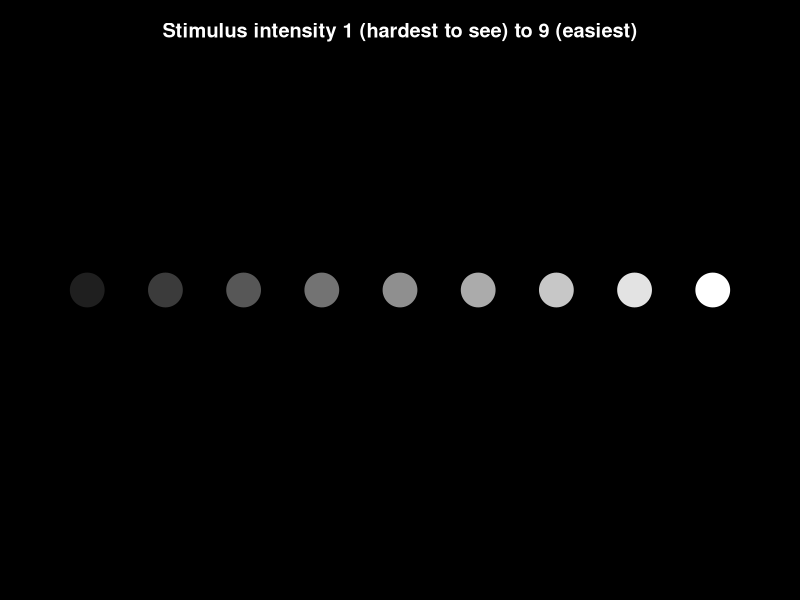
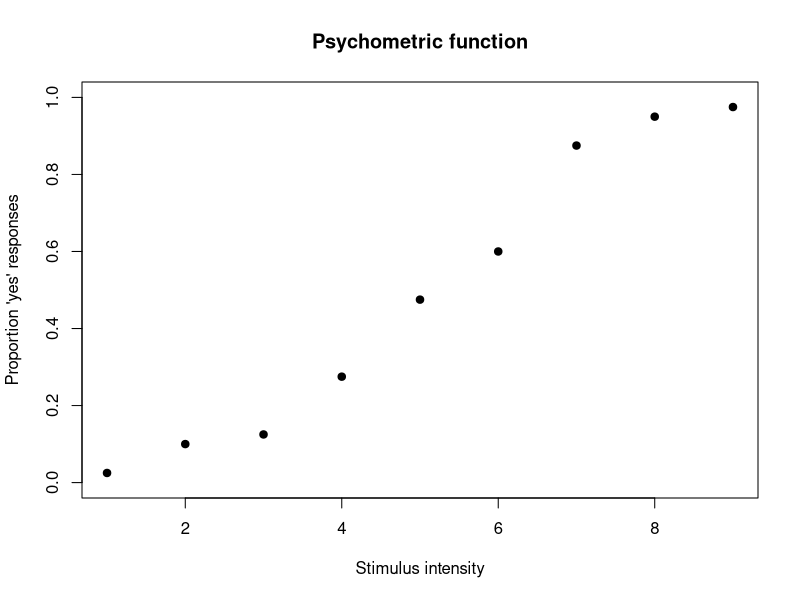
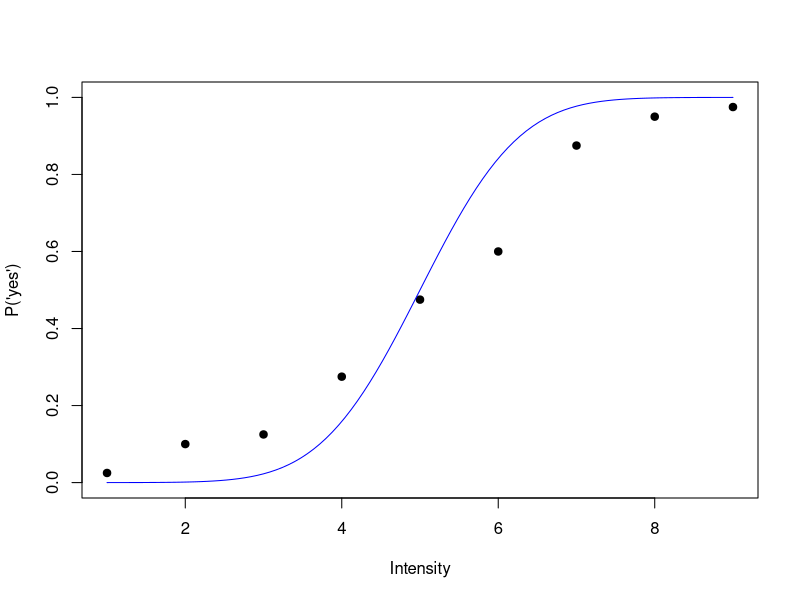
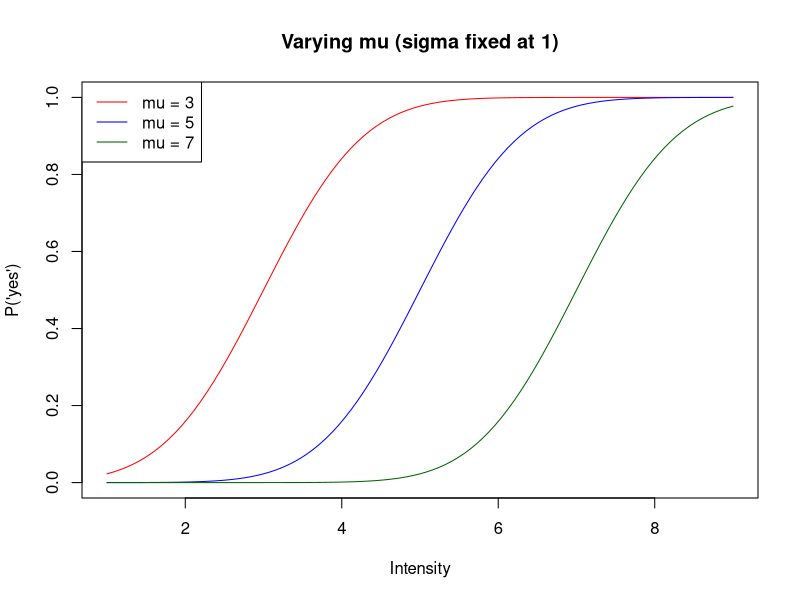
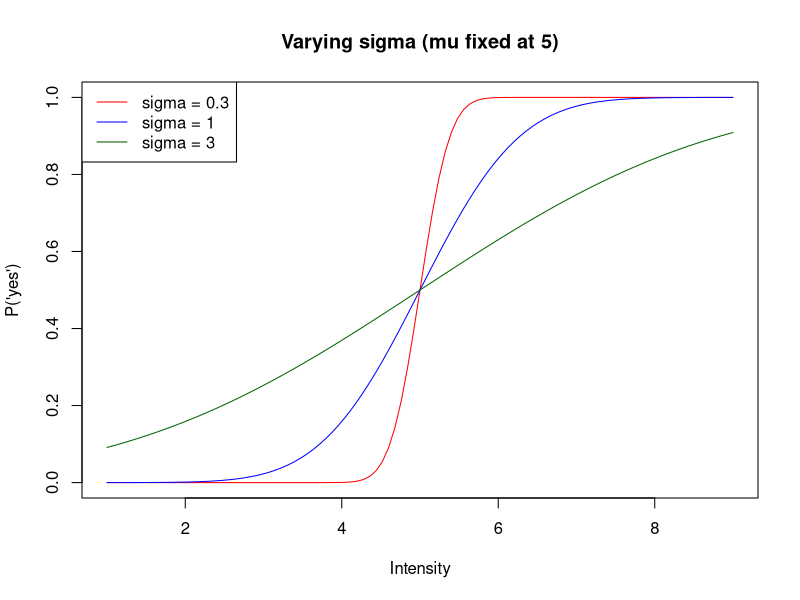
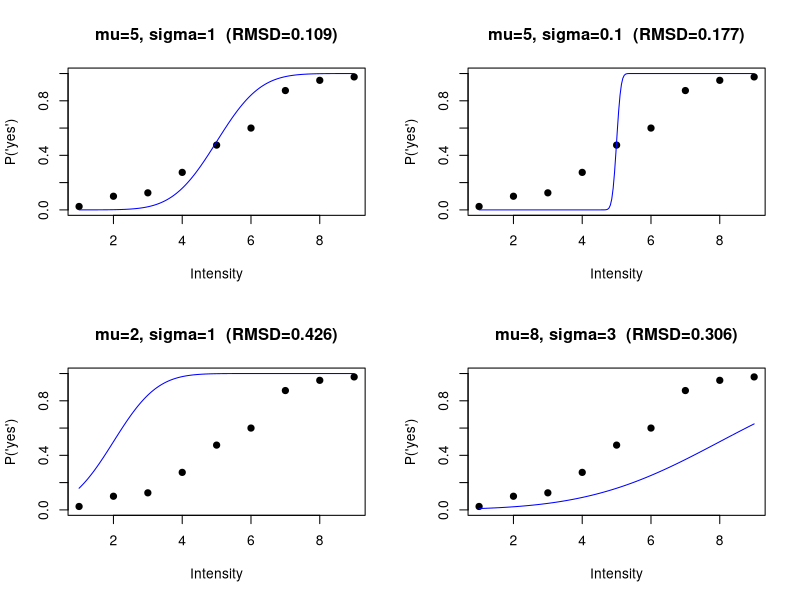

Write R code to recreate these figures, in order. (Note: this script raises an error after producing the figures.)
## ---- chunk 1
old_par <- par(bg = "black", mar = c(4, 1, 3, 1))
plot(1, type = "n", xlim = c(0.5, 9.5), ylim = c(0, 2), axes = FALSE,
     xlab = "", ylab = "", main = "")
title("Stimulus intensity 1 (hardest to see) to 9 (easiest)", col.main = "white")
intensities <- 1:9
brightness <- seq(0.12, 1, length.out = 9)
for (i in seq_along(intensities)) {
  points(intensities[i], 1, pch = 19, cex = 4.5, col = gray(brightness[i]))
}
par(old_par)
## ---- chunk 2
intensity <- 1:9
n_trials <- rep(40, 9)
n_yes <- c(1, 4, 5, 11, 19, 24, 35, 38, 39)
prop_yes <- n_yes / n_trials

data <- data.frame(intensity, n_yes, n_trials, prop_yes)
data
## ---- chunk 3
plot(data$intensity, data$prop_yes, pch = 19,
     xlab = "Stimulus intensity",
     ylab = "Proportion 'yes' responses",
     ylim = c(0, 1), main = "Psychometric function")
## ---- chunk 4
psychometric_model <- function(mu, sigma, x) {
  pnorm(x, mean = mu, sd = sigma)
}
## ---- chunk 5
plot(data$intensity, data$prop_yes, pch = 19, ylim = c(0, 1),
     xlab = "Intensity", ylab = "P('yes')")
curve(psychometric_model(5, 1, x), add = TRUE, col = "blue")
## ---- chunk 6
psychometric_model_explicit <- function(mu, sigma, x) {
  z <- (x - mu) / sigma
  1 / (1 + exp(-1.702 * z))
}

# these should be very close, though not exact -- this is an approximation
psychometric_model(5, 1, c(3, 5, 7))
psychometric_model_explicit(5, 1, c(3, 5, 7))
## ---- chunk 7
weibull_cdf <- function(x, alpha, beta) {
  y <- rep(0, length(x))
  valid <- x >= 0
  y[valid] <- 1 - exp(-(x[valid] / alpha)^beta)
  y
}
## ---- chunk 8
curve(psychometric_model(3, 1, x), from = 1, to = 9, ylim = c(0, 1), col = "red",
      xlab = "Intensity", ylab = "P('yes')", main = "Varying mu (sigma fixed at 1)")
curve(psychometric_model(5, 1, x), add = TRUE, col = "blue")
curve(psychometric_model(7, 1, x), add = TRUE, col = "darkgreen")
legend("topleft", legend = c("mu = 3", "mu = 5", "mu = 7"),
       col = c("red", "blue", "darkgreen"), lty = 1)
## ---- chunk 9
curve(psychometric_model(5, 0.3, x), from = 1, to = 9, ylim = c(0, 1), col = "red",
      xlab = "Intensity", ylab = "P('yes')", main = "Varying sigma (mu fixed at 5)")
curve(psychometric_model(5, 1, x), add = TRUE, col = "blue")
curve(psychometric_model(5, 3, x), add = TRUE, col = "darkgreen")
legend("topleft", legend = c("sigma = 0.3", "sigma = 1", "sigma = 3"),
       col = c("red", "blue", "darkgreen"), lty = 1)
## ---- chunk 10
rmsd <- function(params, data) {
  mu <- params[1]
  sigma <- params[2]
  predicted <- psychometric_model(mu, sigma, data$intensity)
  sqrt(mean((data$prop_yes - predicted)^2))
}

rmsd(c(3, 0.5), data)   # a bad-ish guess
rmsd(c(5, 1), data)     # a better guess
## ---- chunk 11
#| fig-width: 10
#| fig-height: 8
candidates <- list(c(mu = 5, sigma = 1), c(mu = 5, sigma = 0.1),
                    c(mu = 2, sigma = 1), c(mu = 8, sigma = 3))

par(mfrow = c(2, 2))
for (cand in candidates) {
  pred_curve <- psychometric_model(cand["mu"], cand["sigma"], seq(1, 9, length.out = 200))
  r <- round(rmsd(cand, data), 3)
  plot(data$intensity, data$prop_yes, pch = 19, ylim = c(0, 1),
       xlab = "Intensity", ylab = "P('yes')",
       main = paste0("mu=", cand["mu"], ", sigma=", cand["sigma"], "  (RMSD=", r, ")"))
  lines(seq(1, 9, length.out = 200), pred_curve, col = "blue")
}
par(mfrow = c(1, 1))
## ---- chunk 12
#| echo: false
ojs_define(data_ojs = data)
## ---- chunk 13
mu_vals <- seq(1, 9, length.out = 100)
sigma_vals <- seq(0.1, 3, length.out = 100)
grid <- expand.grid(mu = mu_vals, sigma = sigma_vals)

grid$rmsd <- apply(grid, 1, function(row) rmsd(row, data))

dim(grid)
head(grid, 10)
## ---- chunk 14
best <- grid[which.min(grid$rmsd), ]
best
## ---- chunk 15
library(lattice)
levelplot(rmsd ~ mu * sigma, data = grid,
          main = "RMSD across parameter combinations",
          xlab = "mu (threshold)", ylab = "sigma (spread)")
## ---- chunk 16
bowl <- function(p) (p[1] - 5)^2 + (p[2] - 1)^2

triangle <- rbind(c(1, 3), c(2, 3.5), c(1.5, 4))
n_steps <- 7
triangle_history <- vector("list", n_steps)
triangle_history[[1]] <- triangle

for (step in 2:n_steps) {
  costs <- apply(triangle, 1, bowl)
  worst <- which.max(costs)
  centroid <- colMeans(triangle[-worst, , drop = FALSE])
  triangle[worst, ] <- centroid + (centroid - triangle[worst, ])
  triangle_history[[step]] <- triangle
}

xg <- seq(-2, 10, length.out = 100)
yg <- seq(-2, 6, length.out = 100)
zg <- outer(xg, yg, function(x, y) (x - 5)^2 + (y - 1)^2)
contour(xg, yg, zg, xlab = "mu", ylab = "sigma",
        main = "A simplex tumbling downhill (simulated)")

step_colors <- colorRampPalette(c("black", "red"))(n_steps)
for (step in 1:n_steps) {
  tri <- triangle_history[[step]]
  polygon(tri[, 1], tri[, 2], border = step_colors[step], lwd = 2)
}
legend("topright", legend = c("Step 1 (black)", paste0("Step ", n_steps, " (red)")),
       col = c("black", "red"), lty = 1, lwd = 2)
## ---- chunk 17
fit_rmsd <- optim(par = c(mu = 4, sigma = 0.5), fn = rmsd, data = data)
fit_rmsd$par
fit_rmsd$value
## ---- chunk 18
toy_cost <- function(x, y) (x - 3)^2 + (y + 1)^2 + 15 * sin(x) * cos(y)

x_vals <- seq(-6, 10, length.out = 100)
y_vals <- seq(-6, 6, length.out = 100)
toy_grid <- expand.grid(x = x_vals, y = y_vals)
toy_grid$cost <- with(toy_grid, toy_cost(x, y))

levelplot(cost ~ x * y, data = toy_grid, main = "A landscape with multiple valleys")
## ---- chunk 19
rbinom(1, size = 40, prob = 0.8)  # parameters -> simulated data
## ---- chunk 20
dbinom(32, size = 40, prob = 0.8)  # data + parameters -> probability
## ---- chunk 21
flips <- c(1, 0, 1, 1, 0, 1, 1, 1, 0, 1)  # 1 = heads, 10 flips, 7 heads
sum(flips)
## ---- chunk 22
dbinom(sum(flips), size = 10, prob = 0.5)
dbinom(sum(flips), size = 10, prob = 0.7)
## ---- chunk 23
p_vals <- seq(0.01, 0.99, by = 0.01)
likelihood <- sapply(p_vals, function(p) dbinom(sum(flips), 10, p))

plot(p_vals, likelihood, type = "l",
     xlab = "Candidate p", ylab = "Likelihood of observed data")
p_vals[which.max(likelihood)]
## ---- chunk 24
cand_good <- c(5, 1)     # a good-fitting guess
cand_bad  <- c(3, 3)     # a poor-fitting guess

lik_good <- dbinom(data$n_yes, data$n_trials,
                    psychometric_model(cand_good[1], cand_good[2], data$intensity))
lik_bad  <- dbinom(data$n_yes, data$n_trials,
                    psychometric_model(cand_bad[1], cand_bad[2], data$intensity))

barplot(rbind(lik_good, lik_bad), beside = TRUE, names.arg = data$intensity,
        col = c("darkgreen", "red"), xlab = "Intensity",
        ylab = "Probability of the observed count",
        legend.text = c("Good-fitting mu,sigma", "Poor-fitting mu,sigma"))
## ---- chunk 25
loglik_good <- sum(log(lik_good))
loglik_bad  <- sum(log(lik_bad))

barplot(c("Good-fitting mu,sigma" = loglik_good, "Poor-fitting mu,sigma" = loglik_bad),
        ylab = "Total log-likelihood across all intensities (higher = better)",
        col = c("darkgreen", "red"))
## ---- chunk 26
nll <- function(params, data) {
  mu <- params[1]; sigma <- params[2]
  predicted <- psychometric_model(mu, sigma, data$intensity)
  predicted <- pmin(pmax(predicted, 1e-6), 1 - 1e-6)
  -sum(dbinom(data$n_yes, data$n_trials, predicted, log = TRUE))
}
## ---- chunk 27
fit_mle <- optim(par = c(mu = 4, sigma = 0.5), fn = nll, data = data)
fit_mle$par
fit_rmsd$par
